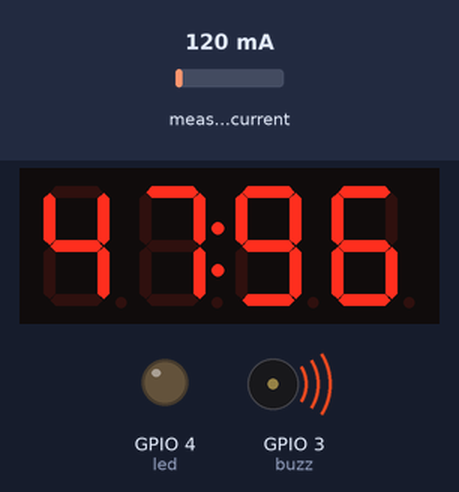
A sketch run on a simulated ESP32. Shown: 4-digit seven-segment display, output pins drawn as LEDs (lit = HIGH), buzzer (waves = sounding, pin HIGH). Inputs (shaded band) come from the test bench; at power-on: measured current 120 mA. Random numbers use the default seed unless the sketch sets one; what the sketch prints to the serial monitor is not drawn.

Above: at 2.8 s.
2.9 s: measured current set to 40 mA
At 4.53 s:
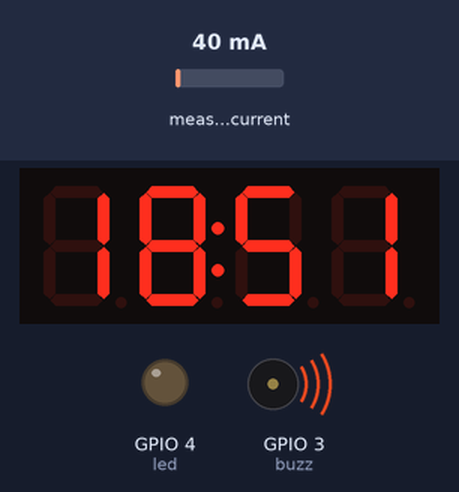
4.6 s: measured current set to 500 mA
At 4.85 s:
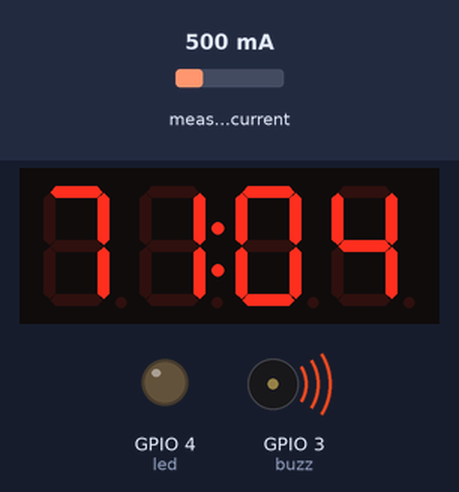
6.2 s: measured current set to 14 mA
At 13.7 s:
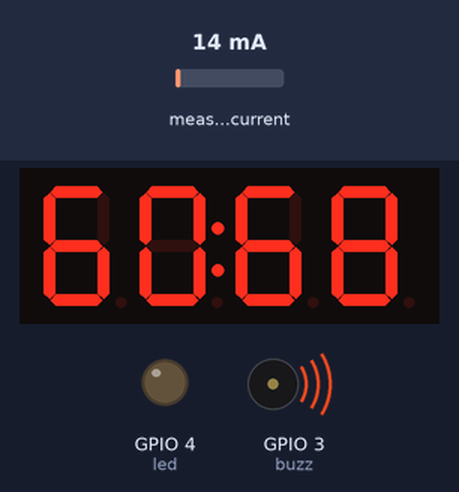
Timing chart, 0 to 15.2 s (numbered marks = the images above; inputs shaded):
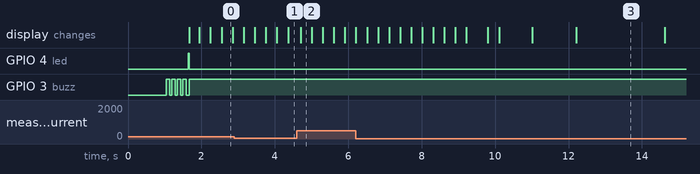

Measured:
- by itself, GPIO 3 (buzz): alternates HIGH for 0.10 s and LOW for 0.05 s, 8 changes in all, then stays HIGH

The sketch:

ABSD-01A.ino
```cpp
#include<stdio.h>
#include<stdlib.h>
#include <string.h>

#include <Ticker.h>


#include <TM1637Display.h>
#include <SimpleKalmanFilter.h>
SimpleKalmanFilter bo_loc(1, 1, 0.1);
#define buzz 3
#define led 4

#include <Wire.h>
#include <Adafruit_INA219.h>

Adafruit_INA219 ina219;

void seg_print();
Ticker timer4(seg_print, 300);
const int CLK = 9; //Set the CLK pin connection to the display
const int DIO = 8; //Set the DIO pin connection to the display
const int analogInPin = A0;  // Analog input pin that the potentiometer is attached to
TM1637Display display(CLK, DIO);

float sensorValue = 0;
float nhietdo = 12.34;
float t_kalman;
float o_kalman;
float min_kalman;
bool start=1;

void setup() {
   timer4.start();
  display.setBrightness(0x0a);
  pinMode(buzz,OUTPUT);
   pinMode(led,OUTPUT);
 delay(1000);
  Serial.begin(115200);

  ina219.begin();
  ina219.setCalibration_16V_400mA();

  for(int i=0;i<1000;i++)
  {

   randomSeed(millis());
   nhietdo = (float)( 370.0 / 61.0 * sensorValue) - (float)(1480.0/61.0);

  t_kalman = bo_loc.updateEstimate(nhietdo);
  t_kalman = bo_loc.updateEstimate(t_kalman);
  t_kalman = bo_loc.updateEstimate(t_kalman);
  t_kalman = bo_loc.updateEstimate(t_kalman);
  t_kalman = bo_loc.updateEstimate(t_kalman);

if( (t_kalman>=34.0 && t_kalman <= 39.3))
{
  while(1){
      digitalWrite(led,1);
  delay(100);
  digitalWrite(led,0);
  delay(50);
  }


}

  }


if(start==1)
  for(int i=0;i<4;i++)
  {
  digitalWrite(buzz,1);
  delay(100);
  digitalWrite(buzz,0);
  delay(50);
  }

}

void loop() {
  randomSeed(millis());
  sensorValue = ina219.getCurrent_mA();
  Serial.print("\t Current = ");
  Serial.print(sensorValue);
  Serial.print(" mA");
 // float votal = sensorValue * 5.0 / 1023.0;

 // nhietdo = (float)( 37.0 / 11.0 * sensorValue) - (float)/59.0 / 11.0);
  nhietdo = (float)( 370.0 / 61.0 * sensorValue) - (float)(1480.0/61.0);

  Serial.print("output = ");
  Serial.print(nhietdo);
  t_kalman = bo_loc.updateEstimate(nhietdo);
  t_kalman = bo_loc.updateEstimate(t_kalman);
  t_kalman = bo_loc.updateEstimate(t_kalman);
  t_kalman = bo_loc.updateEstimate(t_kalman);
  t_kalman = bo_loc.updateEstimate(t_kalman);
   // t_kalman = bo_loc.updateEstimate(t_kalman);

   o_kalman=t_kalman;


  Serial.print("\t t_kalman = ");
  Serial.println(t_kalman);

  if(o_kalman>=39.9&& start==1)
  {digitalWrite(buzz,1);
   digitalWrite(led,0);

  }
  else {digitalWrite(buzz,0);
    digitalWrite(led,1);
  }

if(t_kalman>=34.0 && t_kalman <= 39.3)
{
o_kalman=random(365, 369)/10.0;

}


  timer4.update();

}


void seg_print()
{

  display.showNumberDecEx(o_kalman * 100, 0b01000000, 0, 4, 0);

}
```
